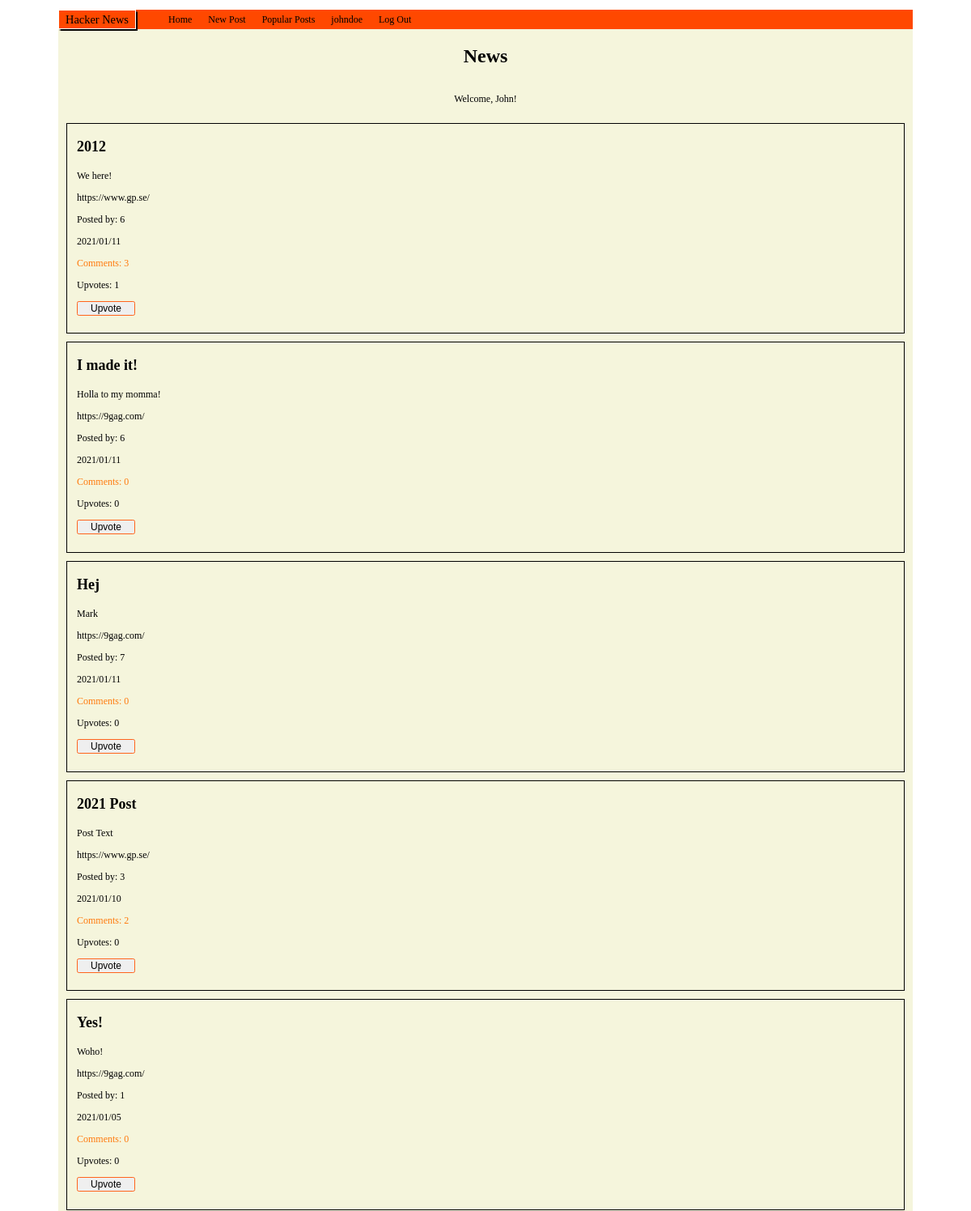
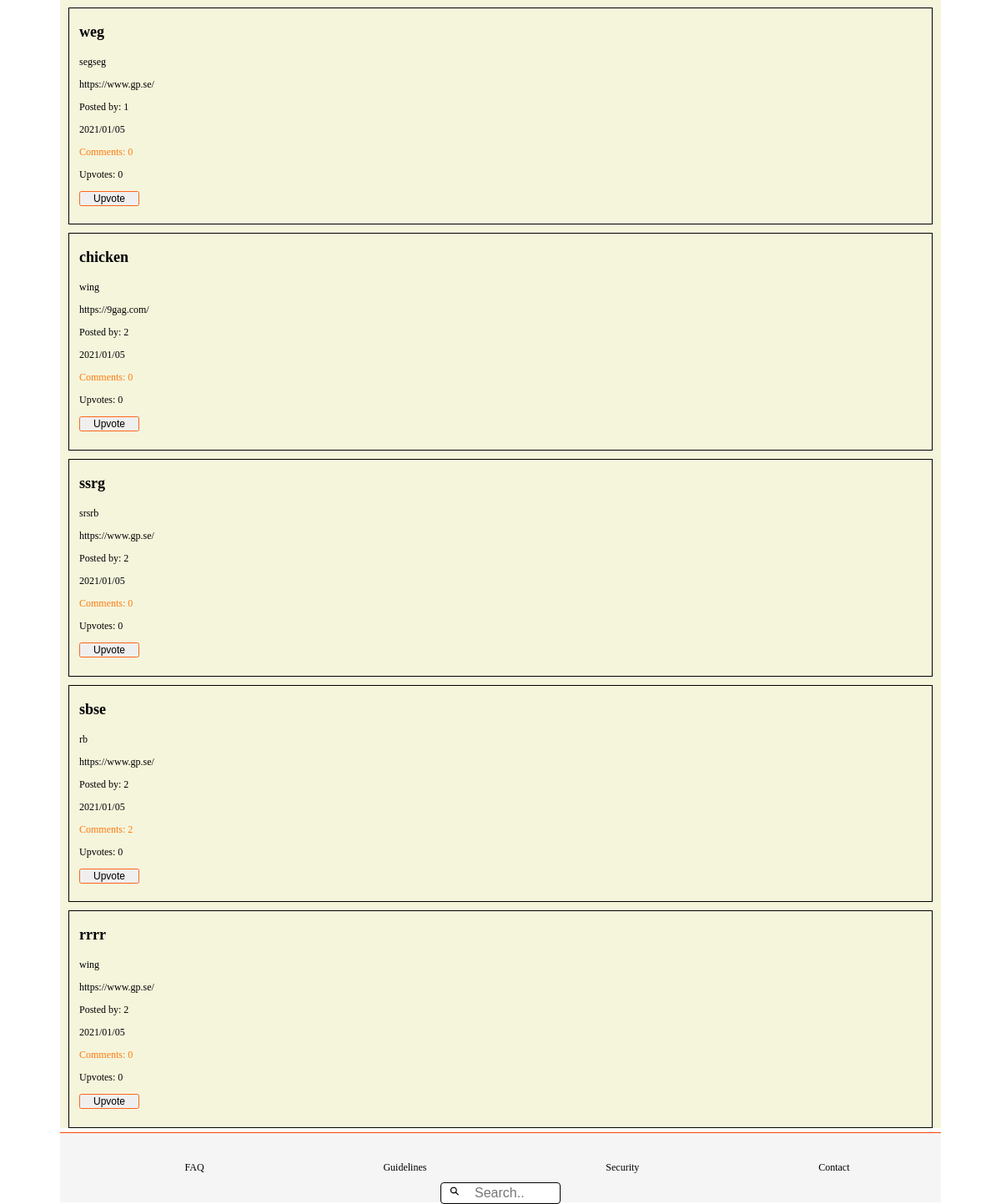
Screenshot of /index.php (signed in) with the database file from the repository (2 pictures, top to bottom).
### tables this page shows
CREATE TABLE Posts (
	id integer PRIMARY KEY AUTOINCREMENT,
	title string,
	description string,
	post_url varchar,
	post_date datetime,
	user_id varchar,
	user_username varchar
);

### web/config.php (called while the page is built, shortened)
<?php
return [
    'title' => 'News',
    'database_path' => sprintf('sqlite:%s/database/hackernews.db', __DIR__),
];

### web/autoload.php (called while the page is built, shortened)
<?php
$config = require __DIR__ . '/config.php';

### web/functions/postsFunction.php (called while the page is built, shortened)
<?php
function fetchAllPosts($pdo)
{
    $statement = $pdo->prepare("SELECT * FROM Posts ORDER BY Posts.post_date DESC");
    $statement->execute();
    $fetchPosts = $statement->fetchAll(PDO::FETCH_ASSOC);
    return $fetchPosts;
}

### web/functions/commentsFunction.php (called while the page is built, shortened)
<?php
function countComments($pdo, $postId)
{
    $statement = $pdo->prepare('SELECT COUNT(*) FROM Comments WHERE post_id = :postId');
    $statement->bindParam(':postId', $postId, PDO::PARAM_INT);
    $statement->execute();
    $comments = $statement->fetch(PDO::FETCH_ASSOC);
    return $comments['COUNT(*)'];
}

### web/functions/upvoteFunctions.php (called while the page is built, shortened)
<?php
function countUpvotes($pdo, $postId)
{
    $statement = $pdo->prepare('SELECT COUNT(*) FROM Likes WHERE post_id = :postId');
    $statement->bindParam(':postId', $postId, PDO::PARAM_INT);
    $statement->execute();
    $upvotes = $statement->fetch(PDO::FETCH_ASSOC);
    return $upvotes['COUNT(*)'];
}
function upvoteUser($pdo, $postId, $userId)
{
    $statement = $pdo->prepare('SELECT * FROM Likes WHERE post_id = :postId AND user_id = :userId;');
    $statement->bindParam(':postId', $postId);
    $statement->bindParam(':userId', $userId);
    $statement->execute();
    $upvoteUser = $statement->fetch(PDO::FETCH_ASSOC);
    return $upvoteUser;
}

### index.php (the view, shortened to what this page needs)
<?php require __DIR__ . '/homepage/header.php'; ?>
<?php require __DIR__ . '/homepage/navbar.php'; ?>
<?php
if (isset($_SESSION['user'])) : ?>
    <section class="index_page">
        <div class="greeting_user_container">
            <h1 class="index_title"><?php echo $config['title']; ?></h1>
            <p> Welcome, <?php echo $_SESSION['user']['first_name']; ?>!</p>
        </div>
        <?php $fetchPost = fetchAllPosts($pdo);
        foreach ($fetchPost as $post) : ?>
            <?php $postId = $post['id'];  ?>
            <?php $userId = $_SESSION['user']['id'];  ?>
            <?php $countComments = countComments($pdo, $postId); ?>
            <?php $countUpvotes = countUpvotes($pdo, $postId); ?>
            <div class="news_feed">
                <h3 class="index_post_title"> <?php echo $post['title']; ?> </h3>
                <p> <?php echo $post['description']; ?> </p>
                <a href="<?php echo $post['post_url'] ?> "> <?php echo $post['post_url']; ?> </a>
                <p> Posted by: <?php echo $post['user_id']; ?> </p>
                <p> <?php echo $post['post_date']; ?> </p>
                <div class="upvotes_comments">
                    <a class="index_comments" href="comments.php?id= <?php echo $post['id']; ?> "> Comments: <?php echo $countComments; ?> </a>
                </div>
                <div>
                    <form action="web/post/upvote.php" method="post">
                        <p class="index_upvotes">Upvotes: <?php echo $countUpvotes; ?></p>
                        <?php $upvoteUser = upvoteUser($pdo, $postId, $userId) ?>
                        <?php if (is_array($upvoteUser)) : ?>
                            <input type="hidden" name="id" id="id" value="<?php echo $post['id'] ?>">
                            <button class="downvote_button" type="submit">Downvote</button>
                        <?php else : ?>
                            <button class="upvote_button" type="submit">Upvote</button>
                        <?php endif; ?>
                    </form>
                </div>
            </div>
        <?php endforeach; ?>
    <?php else : ?>
        <div class="welcome_container">
            <h1>Welcome, please sign in.</h1>
        </div>
    <?php endif; ?>
    </section>
    <?php require __DIR__ . '/homepage/footer.php'; ?>

### homepage/header.php (shortened to what this page needs)
<?php require __DIR__ . '/../web/autoload.php'; ?>
<!DOCTYPE html>
<html lang="en">
<head>
    <link rel="stylesheet" href="/CSS Assests/index.css">
    <link rel="stylesheet" href="/CSS Assests/navBar.css">
    <link rel="stylesheet" href="/CSS Assests/footer.css">
    <link rel="stylesheet" href="/css assests/profile.css">
    <link rel="stylesheet" href="/css assests/settings.css">
    <link rel="stylesheet" href="/css assests/signUp.css">
    <link rel="stylesheet" href="/css assests/postCreator.css">
    <link rel="stylesheet" href="/css assests/loginPage.css">
    <link rel="stylesheet" href="/css assests/comments.css">
</head>

### homepage/navbar.php (shortened to what this page needs)
<body>
    <div class="top_nav">
        <p class="page_title">Hacker News</p>
        <ul class="nav_bar">
            <li>
                <a <?php echo $_SERVER['SCRIPT_NAME'] === '/index.php' ? 'active' : ''; ?>" href="/index.php">Home</a>
            </li>
            <li>
                <a href="/postCreator.php"> New Post </a>
            </li>
            <li>
                <a <?php echo $_SERVER['SCRIPT_NAME'] === '/popularPosts.php' ? 'active' : ''; ?>" href="/popularPosts.php">Popular Posts</a>
            </li>
            <?php if (isset($_SESSION['user'])) : ?>
                <li>
                    <a href="/profile.php?username=<?php echo $_SESSION['user']['username']; ?>"> <?php echo $_SESSION['user']['username']; ?> </a>
                </li>
                <?php if (isset($_SESSION['user'])) : ?>
                    <li>
                        <a href="web/user/logout.php">Log Out</a>
                    </li>
                <?php endif; ?>
            <?php endif; ?>
        </ul>
    </div>

### homepage/footer.php
<footer class="endOfPage">
    <div class="footerListContainer">
        <ul class="footerList">
            <li> FAQ </li>
            <li> Guidelines </li>
            <li> Security </li>
            <li> Contact </li>
        </ul>
    </div>
    <div class="searchBar">
        <form class="searchBarMain">
            <input type="text" name="search" placeholder="Search..">
        </form>
    </div>
</footer>
</body>
</html>

### css assests/index.css (style rules this page uses)
* { box-sizing: border-box; font-size: 12px; }
body { height: 100vh; margin: 0; padding-top: 1rem; padding-left: 6rem; padding-right: 6rem; }
.index_page { background-color: beige; }
.greeting_user_container { display: flex; flex-direction: column; background-color: #ffffff; background-color: beige; justify-content: center; align-items: center; }
.news_feed { margin: 10px; margin-bottom: 5px; min-height: 15vh; padding-bottom: 1.5rem; padding-left: 1rem; border: solid 1px black; }
.index_title { font-size: 2rem; }
.index_comments { text-decoration: none; color: rgb(255, 122, 13); }
.upvote_button { font-size: 1rem; height: 1.5rem; border: solid 1px rgb(255, 100, 28); border-radius: 0.2rem; margin-bottom: 0.3rem; margin-right: 0.3rem; width: 6rem; }
.index_post_title { font-size: 1.5rem; }

### css assests/navBar.css (style rules this page uses)
.top_nav { display: flex; align-items: center; flex-direction: row; width: 100%; background-color: rgb(255, 72, 0); height: 2rem; }
ul { display: flex; align-items: center; justify-content: space-between; gap: 20px; list-style: none; }
.page_title { display: flex; justify-content: center; align-items: center; font-size: 1.2rem; border: solid 1px white; box-shadow: 1px 1px 1px 0.5px black; height: 2rem; width: 8rem; }
a { text-decoration: none; color: black; }

### css assests/footer.css (style rules this page uses)
.endOfPage { height: 7rem; width: 100%; background-color: whitesmoke; border-top: 1px solid rgb(255, 72, 0); display: flex; align-items: center; justify-content: center; padding: 1rem; }
.searchBarMain input { width: 12rem; height: 1rem; box-sizing: border-box; border: 1px solid black; border-radius: 4px; font-size: 16px; background-color: white; background-image: url("/Assets/search-icon-png-5.png"); background-size: 1rem 1rem; background-position: 0.8rem 0.3rem; background-repeat: no-repeat; padding: 12px 20px 12px 40px; margin-top: 4rem; }
.searchBar { width: 77.5rem; height: 5rem; position: absolute; display: flex; justify-content: center; }
.footerListContainer { height: 100%; width: 100%; display: flex; justify-content: center; margin-top: 0.1rem; }
.footerList { width: 100%; display: flex; justify-content: space-around; flex-direction: row; }

### rows the page displays
posts: title "2012", description "We here!", post_url "https://www.gp.se/", user "6", post_date "2021/01/11", countComments "3", countUpvotes "1"
posts: title "I made it!", description "Holla to my momma!", post_url "https://9gag.com/", user "6", post_date "2021/01/11", countComments "0", countUpvotes "0"
posts: title "Hej", description "Mark", post_url "https://9gag.com/", user "7", post_date "2021/01/11", countComments "0", countUpvotes "0"
posts: title "2021 Post", description "Post Text", post_url "https://www.gp.se/", user "3", post_date "2021/01/10", countComments "2", countUpvotes "0"
posts: title "Yes!", description "Woho!", post_url "https://9gag.com/", user "1", post_date "2021/01/05", countComments "0", countUpvotes "0"
posts: title "weg", description "segseg", post_url "https://www.gp.se/", user "1", post_date "2021/01/05", countComments "0", countUpvotes "0"
posts: title "chicken", description "wing", post_url "https://9gag.com/", user "2", post_date "2021/01/05", countComments "0", countUpvotes "0"
posts: title "ssrg", description "srsrb", post_url "https://www.gp.se/", user "2", post_date "2021/01/05", countComments "0", countUpvotes "0"
posts: title "sbse", description "rb", post_url "https://www.gp.se/", user "2", post_date "2021/01/05", countComments "2", countUpvotes "0"
posts: title "rrrr", description "wing", post_url "https://www.gp.se/", user "2", post_date "2021/01/05", countComments "0", countUpvotes "0"

### other values shown
$_SESSION['user']['username'] "johndoe"
$config['title'] "News"
$_SESSION['user']['first_name'] "John"
